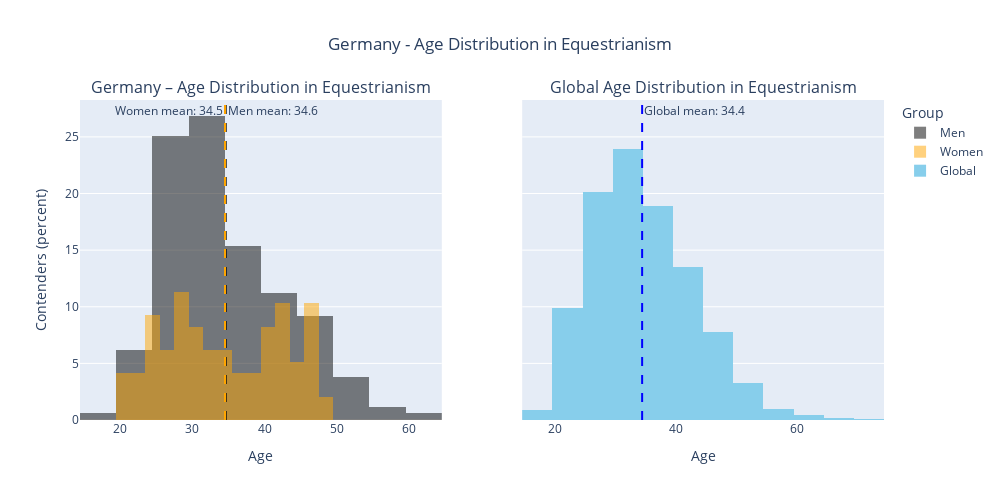

Source (notebook cell):
### Markdown cell above
## Uppgift 2 - Sportstatistik

### Code cell
fig = Functions.age_dist_per_sex(olympics, germany_all, country='Germany', sport='Equestrianism')
fig.show()

### Figure 1 — Plotly figure (JSON) as saved in the notebook; plotly's stock layout.template omitted (floating-point values rounded to 4 significant figures; data arrays with more than 128 entries replaced by an {"elided": "..."} marker saying what was removed)
{"data": [{"histnorm": "percent", "hovertemplate": "Group=Men<br>Age=%{x}<br>percent=%{y}<extra></extra>", "marker": {"color": "black"}, "name": "Men", "nbinsx": 20, "opacity": 0.5, "type": "histogram", "x": {"elided": "339 float values"}, "xaxis": "x", "yaxis": "y"}, {"histnorm": "percent", "hovertemplate": "Group=Women<br>Age=%{x}<br>percent=%{y}<extra></extra>", "marker": {"color": "orange"}, "name": "Women", "nbinsx": 20, "opacity": 0.5, "type": "histogram", "x": [25.0, 25.0, 29.0, 29.0, 40.0, 25.0, 25.0, 29.0, 29.0, 35.0, 35.0, 43.0, 43.0, 23.0, 23.0, 24.0, 42.0, 42.0, 46.0, 46.0, 32.0, 36.0, 36.0, 40.0, 40.0, 44.0, 44.0, 48.0, 48.0, 32.0, 32.0, 27.0, 27.0, 26.0, 26.0, 30.0, 30.0, 28.0, 28.0, 28.0, 28.0, 41.0, 41.0, 44.0, 44.0, 31.0, 31.0, 38.0, 38.0, 42.0, 42.0, 46.0, 46.0, 21.0, 21.0, 33.0, 41.0, 41.0, 42.0, 42.0, 46.0, 46.0, 35.0, 35.0, 43.0, 43.0, 47.0, 47.0, 36.0, 36.0, 40.0, 25.0, 25.0, 29.0, 29.0, 33.0, 33.0, 21.0, 21.0, 25.0, 25.0, 29.0, 35.0, 35.0, 23.0, 23.0, 26.0, 26.0, 31.0, 31.0, 39.0, 39.0, 47.0, 47.0, 31.0, 31.0, 44.0], "xaxis": "x", "yaxis": "y"}, {"histnorm": "percent", "hovertemplate": "Age=%{x}<br>percent=%{y}<extra></extra>", "marker": {"color": "skyblue"}, "name": "Global", "nbinsx": 20, "type": "histogram", "x": {"elided": "6344 float values"}, "xaxis": "x2", "yaxis": "y2"}], "layout": {"annotations": [{"font": {"size": 16}, "showarrow": false, "text": "Germany – Age Distribution in Equestrianism", "x": 0.225, "xanchor": "center", "xref": "paper", "y": 1, "yanchor": "bottom", "yref": "paper"}, {"font": {"size": 16}, "showarrow": false, "text": "Global Age Distribution in Equestrianism", "x": 0.775, "xanchor": "center", "xref": "paper", "y": 1, "yanchor": "bottom", "yref": "paper"}, {"showarrow": false, "text": "Men mean: 34.6", "x": 34.63, "xanchor": "left", "xref": "x", "y": 1, "yanchor": "top", "yref": "y domain"}, {"showarrow": false, "text": "Women mean: 34.5", "x": 34.54, "xanchor": "right", "xref": "x", "y": 1, "yanchor": "top", "yref": "y domain"}, {"showarrow": false, "text": "Global mean: 34.4", "x": 34.39, "xanchor": "left", "xref": "x2", "y": 1, "yanchor": "top", "yref": "y2 domain"}], "barmode": "overlay", "height": 500, "legend": {"title": {"text": "Group"}}, "shapes": [{"line": {"color": "black", "dash": "dash"}, "type": "line", "x0": 34.63, "x1": 34.63, "xref": "x", "y0": 0, "y1": 1, "yref": "y domain"}, {"line": {"color": "orange", "dash": "dash"}, "type": "line", "x0": 34.54, "x1": 34.54, "xref": "x", "y0": 0, "y1": 1, "yref": "y domain"}, {"line": {"color": "blue", "dash": "dash"}, "type": "line", "x0": 34.39, "x1": 34.39, "xref": "x2", "y0": 0, "y1": 1, "yref": "y2 domain"}], "title": {"text": "Germany - Age Distribution in Equestrianism", "x": 0.5}, "width": 1000, "xaxis": {"anchor": "y", "domain": [0, 0.45], "title": {"text": "Age"}}, "xaxis2": {"anchor": "y2", "domain": [0.55, 1], "title": {"text": "Age"}}, "yaxis": {"anchor": "x", "domain": [0, 1], "title": {"text": "Contenders (percent)"}}, "yaxis2": {"anchor": "x2", "domain": [0, 1], "matches": "y", "showticklabels": false}}}
